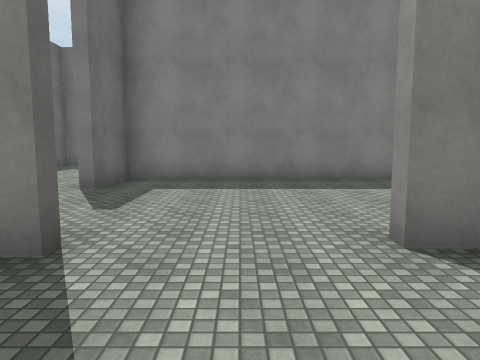
[1] (above)

24 first-person views from a walk through a scene from a Unity 3-D project. The camera is 1.5 m above the floor, tilts 6° down and sees 70° across. The floor is counted in squares, 2 m on a side. Each view is taken from the middle of a square. On the plan, view 1 faces up. The plan holds only what a view shows up to about 11 squares ahead; the rest is blank. The place goes on beyond the plan. The player is left out. Some surface patterns are stand-ins.

[2]
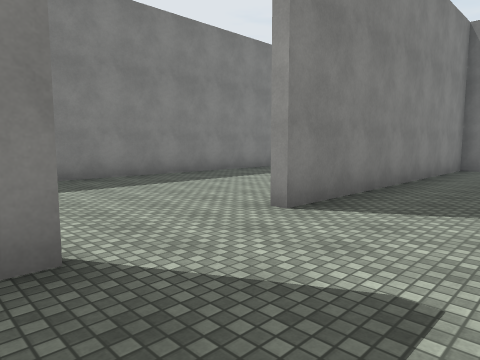

[3]
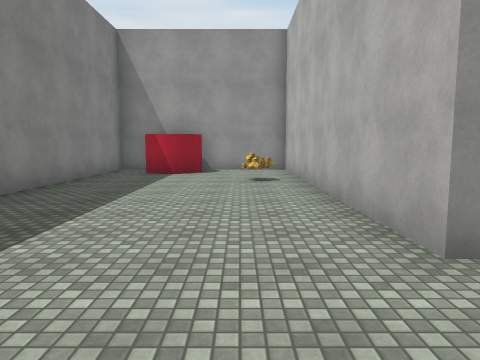

[4]
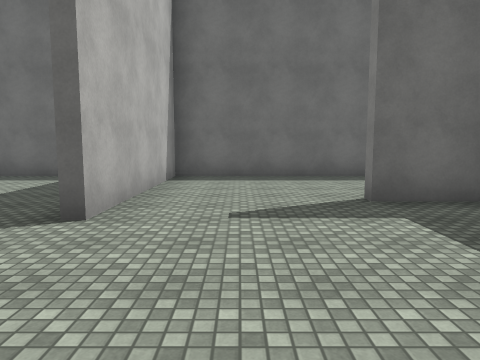

[5]
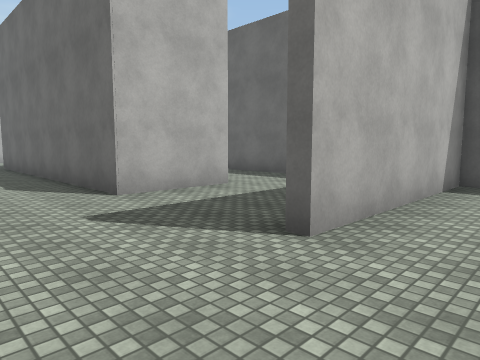

[6]
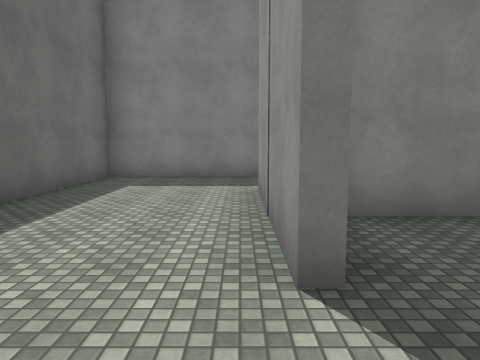

[7]
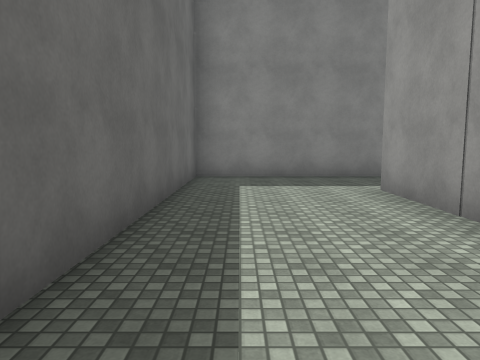

[8]
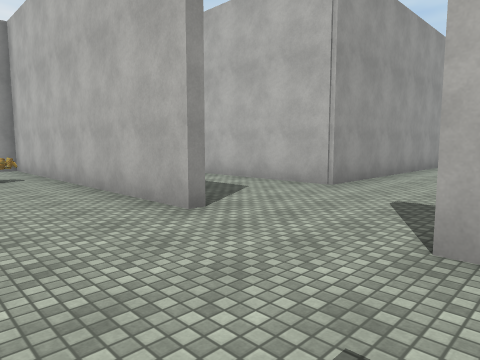

[9]
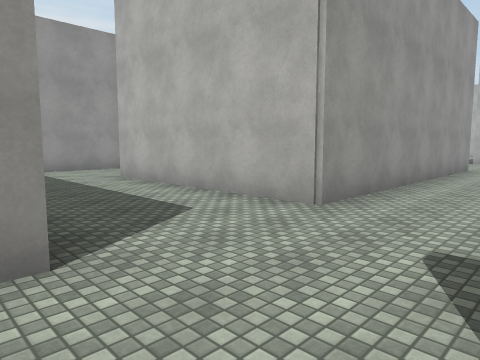

[10]
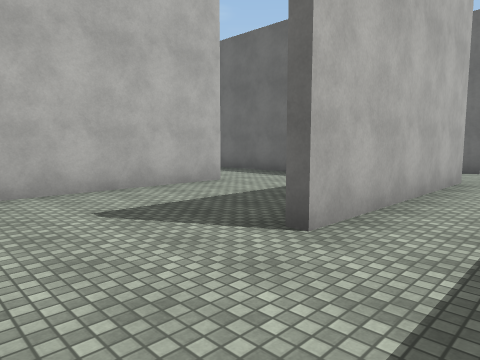

[11]
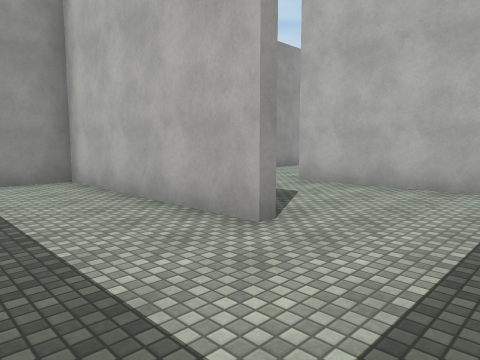

[12]
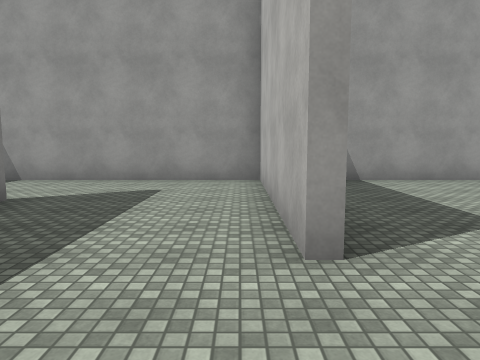

[13]
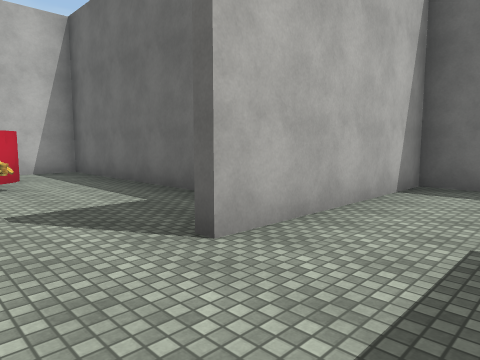

[14]
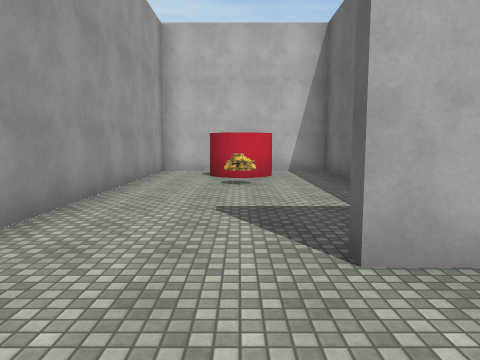

[15]
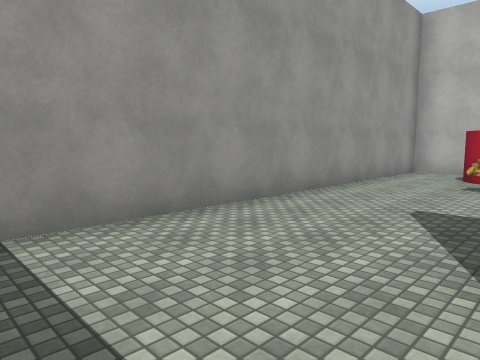

[16]
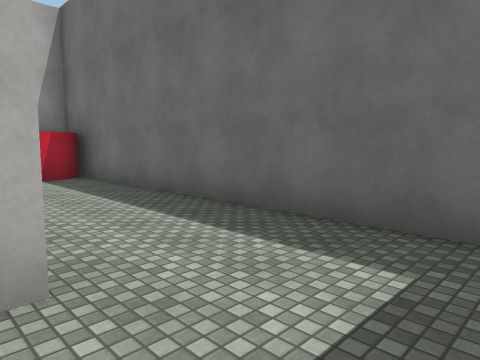

[17]
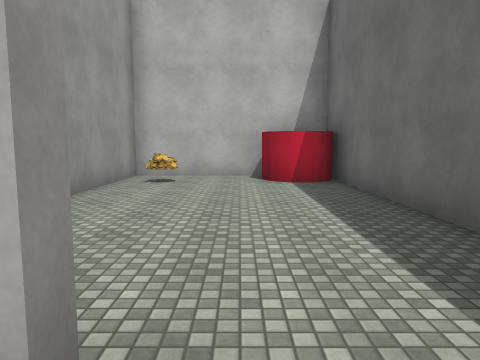

[18]
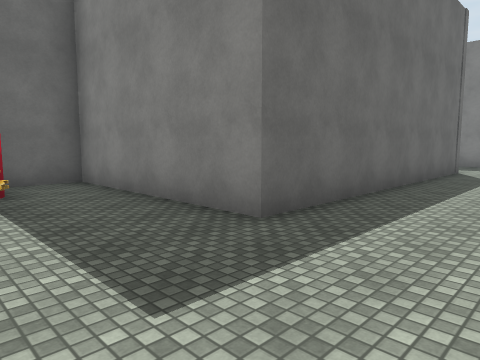

[19]
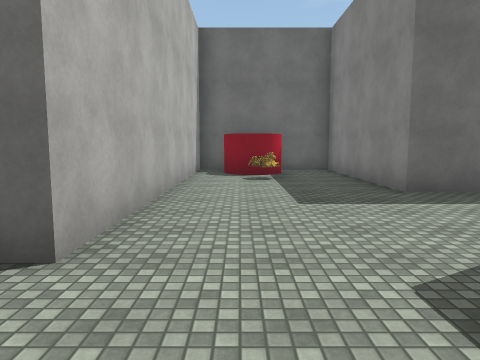

[20]
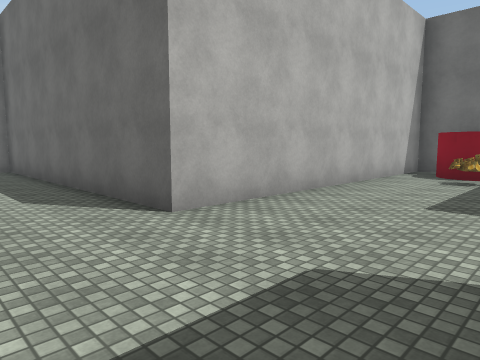

[21]
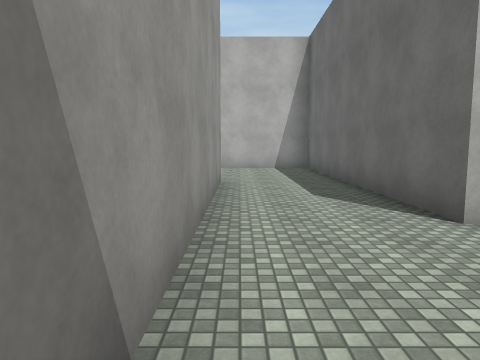

[22]
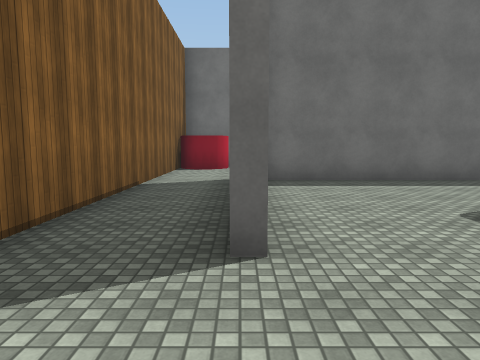

[23]
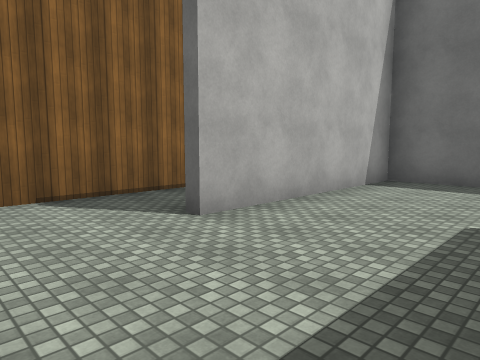

[24]
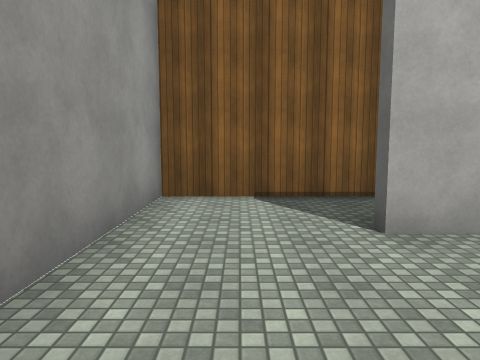

### Floor plan
Key: @ floor where view 1 was taken; # wall or solid block; . floor.
Columns run from 6 left of view 1 to 10 right of it. Each row starts with its distance up from view 1.
 12 #####
 11 #....
 10 #....
  9 #...#
  8 #...#############
  7 #...#...........#
  6 #...#.........# #
  5 #...............#
  4 #...............#
  3 #...............#
  2 #####...#########
  1 #...............#
  0 #.....@.........#
 -1 #..##..######...#
 -2 #...##.#........#
 -3 #....#.#........#
 -4 #....#.#........#
 -5 #....#.#...######
 -6 #....#.#........#
 -7 ##...#.#........#
 -8 ######.######...#
 -9 #..........#....#
-10 ##.........#....#
-11 ##.........#....#
-12 #########..#....#
-13         #..#....#
-14         #..#.#..#
-15         #..#. ..#
-16         #..######
-17         #.......
-18         #.......
-19         #.......#
-20      ...#####...#
-21     #...........#
-22     #############

Positions as (right, up) in squares from view 1, and headings:
1: (0, 0), facing up
2: (-2, 0), facing up-right
3: (-1, 4), facing right
4: (2, 4), facing left
5: (1, 4), facing down-left
6: (-3, 4), facing up
7: (-5, 4), facing up
8: (-2, 5), facing down-right
9: (-1, 3), facing down-right
10: (9, 1), facing down-left
11: (2, -2), facing down-right
12: (2, -4), facing right
13: (8, -6), facing down-left
14: (7, -6), facing down
15: (6, -6), facing down-right
16: (-3, 1), facing down-left
17: (-4, 0), facing down
18: (1, -11), facing up-left
19: (4, -11), facing left
20: (4, -9), facing down-left
21: (4, -9), facing down
22: (9, -20), facing left
23: (9, -17), facing down-left
24: (8, -17), facing down
